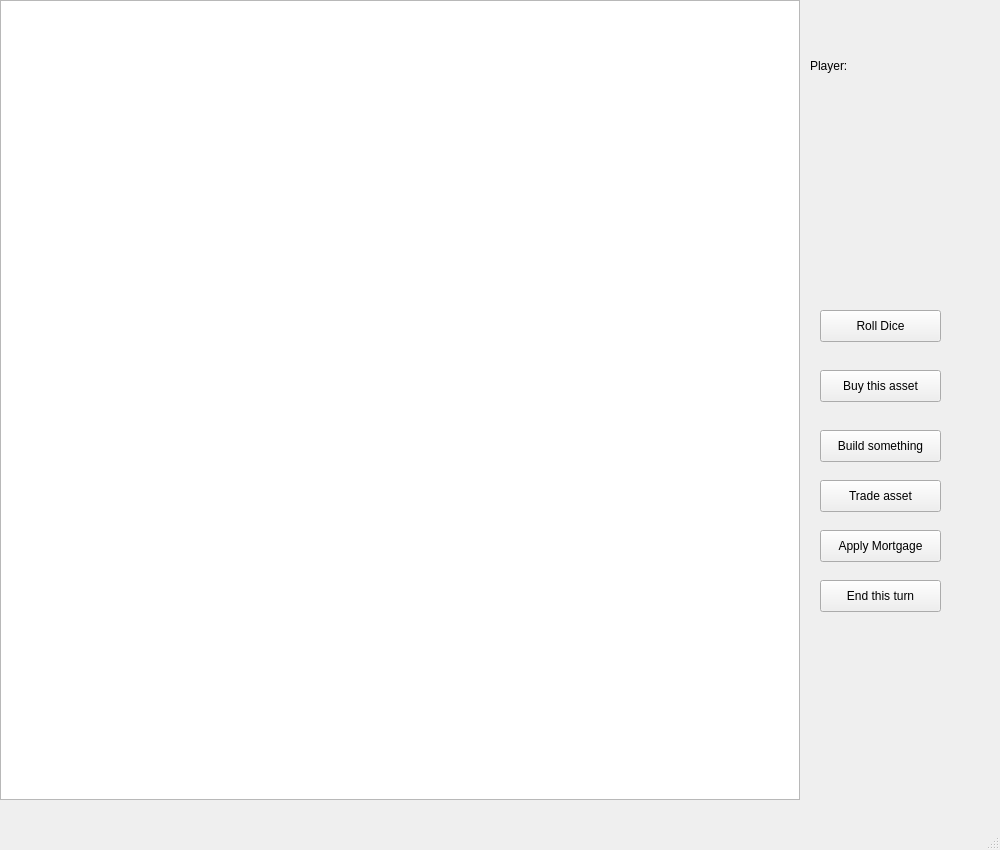
<?xml version="1.0" encoding="UTF-8"?>
<ui version="4.0">
 <class>MainWindow</class>
 <widget class="QMainWindow" name="MainWindow">
  <property name="geometry">
   <rect>
    <x>0</x>
    <y>0</y>
    <width>1000</width>
    <height>850</height>
   </rect>
  </property>
  <property name="minimumSize">
   <size>
    <width>1000</width>
    <height>850</height>
   </size>
  </property>
  <property name="maximumSize">
   <size>
    <width>1000</width>
    <height>850</height>
   </size>
  </property>
  <property name="windowTitle">
   <string>MainWindow</string>
  </property>
  <property name="animated">
   <bool>true</bool>
  </property>
  <property name="dockNestingEnabled">
   <bool>false</bool>
  </property>
  <widget class="QWidget" name="centralwidget">
   <widget class="QGraphicsView" name="gameArea">
    <property name="geometry">
     <rect>
      <x>0</x>
      <y>0</y>
      <width>800</width>
      <height>800</height>
     </rect>
    </property>
    <property name="sizePolicy">
     <sizepolicy hsizetype="Fixed" vsizetype="Fixed">
      <horstretch>0</horstretch>
      <verstretch>0</verstretch>
     </sizepolicy>
    </property>
    <property name="minimumSize">
     <size>
      <width>800</width>
      <height>800</height>
     </size>
    </property>
    <property name="maximumSize">
     <size>
      <width>800</width>
      <height>800</height>
     </size>
    </property>
    <property name="alignment">
     <set>Qt::AlignLeading|Qt::AlignLeft|Qt::AlignTop</set>
    </property>
   </widget>
   <widget class="QPushButton" name="rollDiceBtn">
    <property name="geometry">
     <rect>
      <x>820</x>
      <y>310</y>
      <width>121</width>
      <height>32</height>
     </rect>
    </property>
    <property name="text">
     <string>Roll Dice</string>
    </property>
   </widget>
   <widget class="QLabel" name="playerInfoTag">
    <property name="geometry">
     <rect>
      <x>810</x>
      <y>10</y>
      <width>181</width>
      <height>111</height>
     </rect>
    </property>
    <property name="text">
     <string>Player: </string>
    </property>
    <property name="alignment">
     <set>Qt::AlignLeading|Qt::AlignLeft|Qt::AlignVCenter</set>
    </property>
   </widget>
   <widget class="QPushButton" name="buyBtn">
    <property name="geometry">
     <rect>
      <x>820</x>
      <y>370</y>
      <width>121</width>
      <height>32</height>
     </rect>
    </property>
    <property name="text">
     <string>Buy this asset</string>
    </property>
   </widget>
   <widget class="QPushButton" name="buildBtn">
    <property name="geometry">
     <rect>
      <x>820</x>
      <y>430</y>
      <width>121</width>
      <height>32</height>
     </rect>
    </property>
    <property name="text">
     <string>Build something</string>
    </property>
   </widget>
   <widget class="QPushButton" name="endBtn">
    <property name="geometry">
     <rect>
      <x>820</x>
      <y>580</y>
      <width>121</width>
      <height>32</height>
     </rect>
    </property>
    <property name="text">
     <string>End this turn</string>
    </property>
   </widget>
   <widget class="QPushButton" name="tradeBtn">
    <property name="geometry">
     <rect>
      <x>820</x>
      <y>480</y>
      <width>121</width>
      <height>32</height>
     </rect>
    </property>
    <property name="text">
     <string>Trade asset</string>
    </property>
   </widget>
   <widget class="QPushButton" name="mortgageBtn">
    <property name="geometry">
     <rect>
      <x>820</x>
      <y>530</y>
      <width>121</width>
      <height>32</height>
     </rect>
    </property>
    <property name="text">
     <string>Apply Mortgage</string>
    </property>
   </widget>
  </widget>
  <widget class="QStatusBar" name="statusbar"/>
  <widget class="QMenuBar" name="menubar">
   <property name="geometry">
    <rect>
     <x>0</x>
     <y>0</y>
     <width>1000</width>
     <height>22</height>
    </rect>
   </property>
  </widget>
 </widget>
 <resources/>
 <connections/>
</ui>
